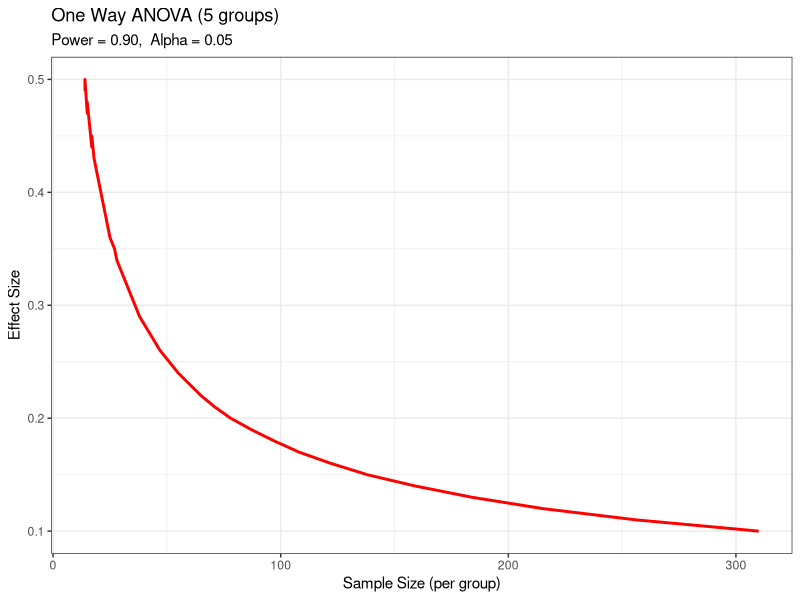
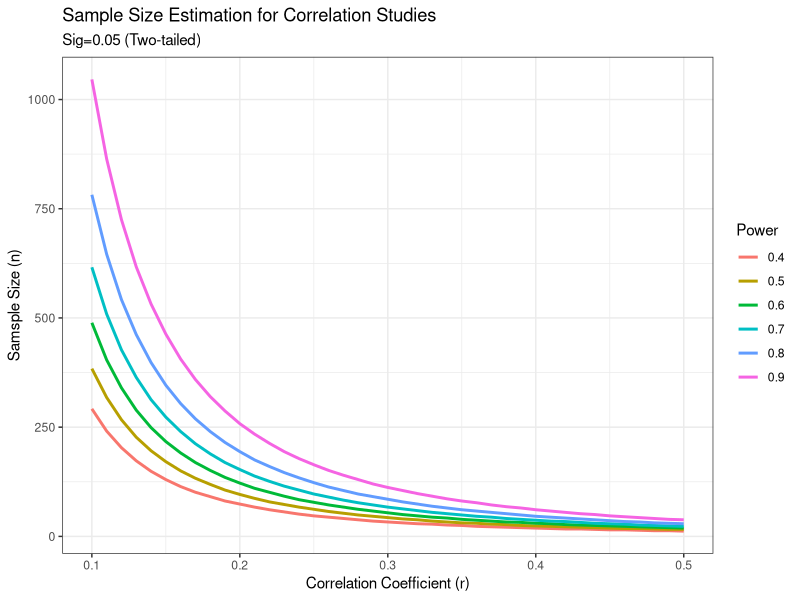

Generate these figures, in order, with R:
## ---- chunk 1
knitr::opts_chunk$set(
  cache = FALSE, # if TRUE knitr will cache results to reuse in future knits
  fig.width = 6, # the width for plots created by code chunk
  fig.height = 4, # the height for plots created by code chunk
  fig.align = 'center', # how to align graphics. 'left', 'right', 'center'
  dpi = 300, 
  dev = 'png', # Makes each fig a png, and avoids plotting every data point
  # eval = FALSE, # if FALSE, then the R code chunks are not evaluated
  # results = 'asis', # knitr passes through results without reformatting
  echo = TRUE, # if FALSE knitr won't display code in chunk above it's results
  message = TRUE, # if FALSE knitr won't display messages generated by code
  strip.white = TRUE, # if FALSE knitr won't remove white spaces at beg or end of code chunk
  warning = TRUE, # if FALSE knitr won't display warning messages in the doc
  error = TRUE) # report errors
  # options(tinytex.verbose = TRUE)
## ---- chunk 2
# t-tests
library(pwr)
pwr.t.test(
  d = .8,
  sig.level = .05,
  power = .9,
  type = "two.sample",
  alternative = "two.sided"
)
## ---- chunk 3
pwr.t.test(
  n = 20,
  d = .5,
  sig.level = .01,
  type = "two.sample",
  alternative = "two.sided"
)
## ---- chunk 4
pwr.anova.test(
  k = 5,
  f = .25,
  sig.level = .05,
  power = .8
)
## ---- chunk 5
# correlations
pwr.r.test(
  r = .25,
  sig.level = .05,
  power = .90,
  alternative = "greater"
)
## ---- chunk 6
# linear models
pwr.f2.test(
  u = 3,
  f2 = 0.0769,
  sig.level = 0.05,
  power = 0.90
)
## ---- chunk 7
# tests of proportions
pwr.2p.test(
  h = ES.h(.65, .6),
  sig.level = .05,
  power = .9,
  alternative = "greater"
)
## ---- chunk 8
# chi-square tests
prob <- matrix(c(.42, .28, .03, .07, .10, .10),
               byrow = TRUE,
               nrow = 3)
ES.w2(prob)
## ---- chunk 9
pwr.chisq.test(
  w = .1853,
  df = 2,
  sig.level = .05,
  power = .9
)
## ---- chunk 10
# Sample sizes for detecting significant effects in a one-way ANOVA
library(pwr)
es <-
  seq(.1, .5, .01) # Sets the range of correlations and power values
nes <- length(es)

samsize <-
  NULL
for (i in 1:nes) {  # Obtains sample sizes

  result <- pwr.anova.test(
    k = 5,
    f = es[i],
    sig.level = .05,
    power = .9
  )
  samsize[i] <- ceiling(result$n)
}

plotdata <- data.frame(es, samsize)

library(ggplot2)  # plot power curves
ggplot(plotdata, aes(x = samsize, y = es)) +
  geom_line(color = "red", size = 1) +
  theme_bw() +
  labs(
    title = "One Way ANOVA (5 groups)",
    subtitle = "Power = 0.90,  Alpha = 0.05",
    x = "Sample Size (per group)",
    y = "Effect Size"
  )
## ---- chunk 11
# Sample size curves for detecting correlations of various sizes
library(pwr)
r <- seq(.1, .5, .01) #  Sets the range of correlations and power values
p <- seq(.4, .9, .1)

df <- expand.grid(r, p)
colnames(df) <- c("r", "p")

for (i in 1:nrow(df)) { # obtain sample sizes
  result <- pwr.r.test(
    r = df$r[i],
    sig.level = .05,
    power = df$p[i],
    alternative = "two.sided"
  )
  df$n[i] <- ceiling(result$n)
}

library(ggplot2) # plot power curves
ggplot(data = df,
       aes(x = r, y = n, color = factor(p))) +
  geom_line(size = 1) +
  theme_bw() +
  labs(
    title = "Sample Size Estimation for Correlation Studies",
    subtitle = "Sig=0.05 (Two-tailed)",
    x = "Correlation Coefficient (r)",
    y = "Samsple Size (n)",
    color = "Power"
  )
